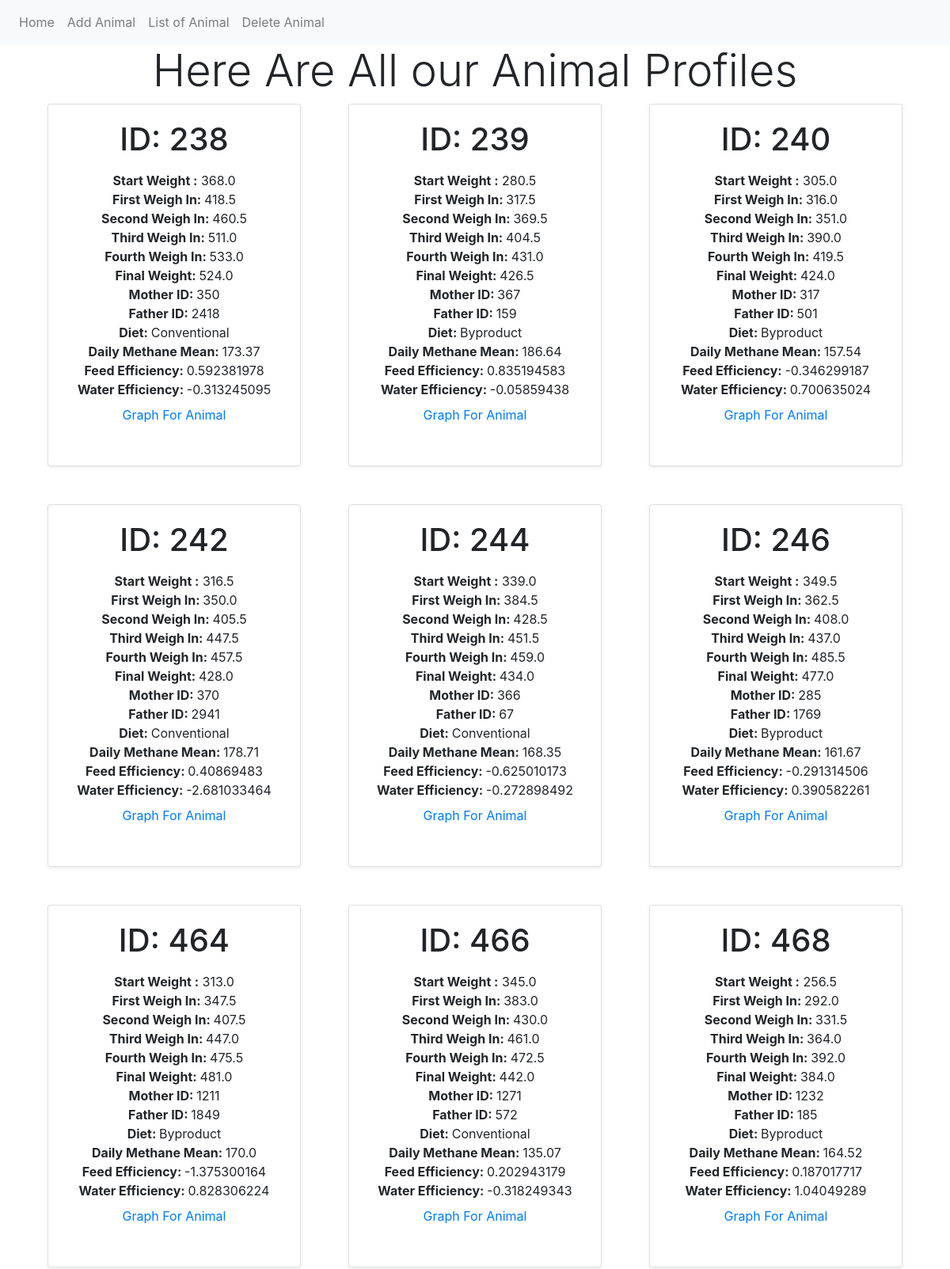
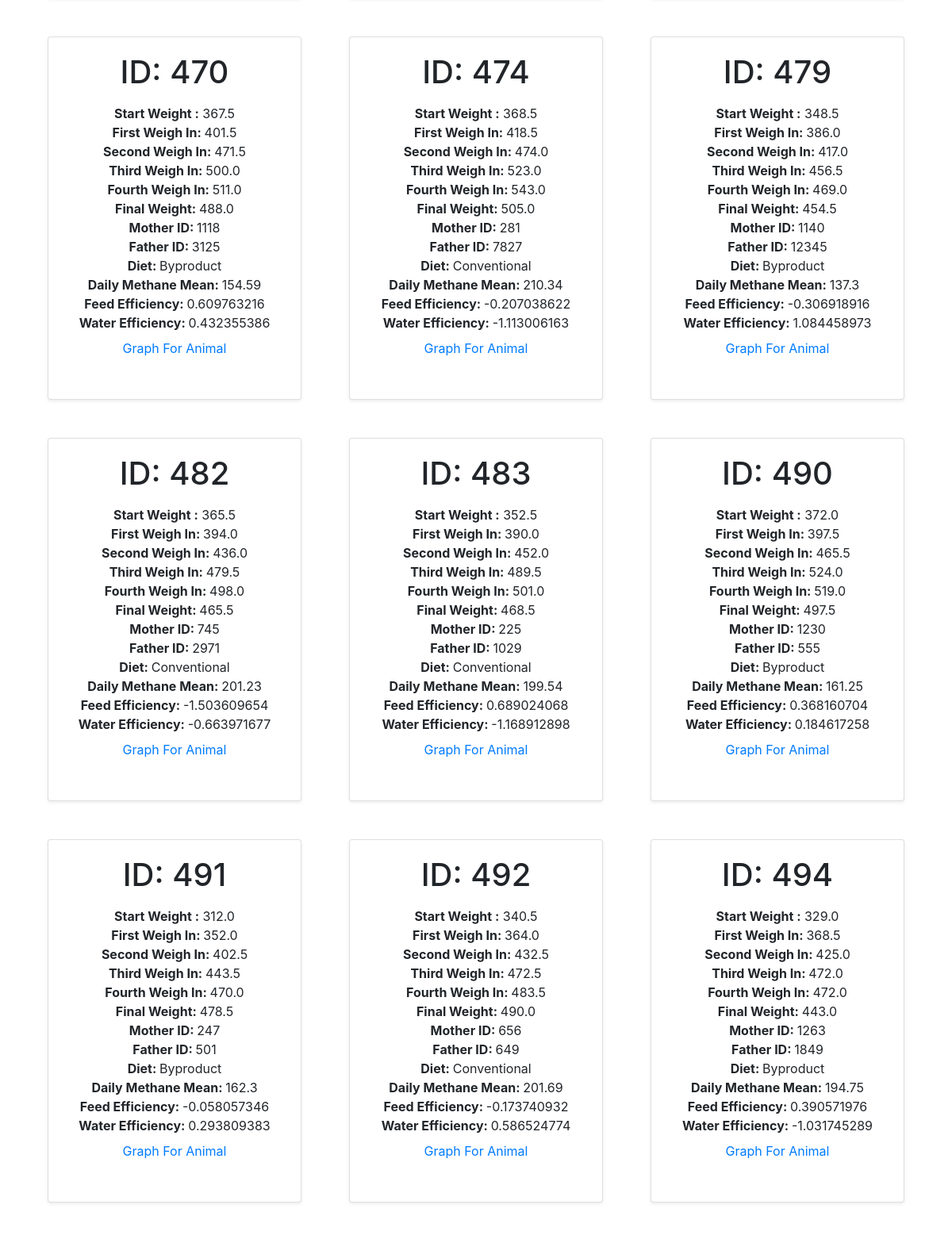
Page /animals/list (upper part) on the committed database (2 pictures, top to bottom).
### myproject/models.py (models this page shows, shortened)
class Animal(db.Model):
    __tablename__ = 'animals'
    animalID = db.Column(db.Integer,primary_key = True)
    startWeight = db.Column(db.Float)
    w1 = db.Column(db.Float)
    w2 = db.Column(db.Float)
    w3 = db.Column(db.Float)
    w4 = db.Column(db.Float)
    finalWeight = db.Column(db.Float)
    motherID = db.Column(db.Integer)
    fatherID = db.Column(db.Integer)
    diet = db.Column(db.Text)
    ch4_daily_mean = db.Column(db.Float)
    feedEfficiency = db.Column(db.Float)
    waterEfficieny = db.Column(db.Float)

### myproject/animals/views.py (the view)
@animals_blueprint.route('/list')
def list():
    animals = Animal.query.all()
    return render_template('list.html', animals=animals)

### myproject/animals/templates/animals/list.html
{% extends 'base.html' %}
{% block content %}
<div class="row text-center">
<div class="col-md-12">
  <h1 class="display-4">Here Are All our Animal Profiles</h1>
</div>
</div>
  <div class="container">
    <div class="card-deck mb-3 text-center">
        {% if animals %}
        {% for animal in animals  %}
        <div class="col-md-6 col-lg-4 mb-4">
          <div class="card mb-4 shadow-sm">
            <div class="card-body">
              <h1 class="card-title pricing-card-title">ID: {{animal.animalID}} </h1>
              <ul class="list-unstyled mt-3 mb-4">
                <li><b>Start Weight :</b> {{animal.startWeight}}</li>
                <li><b>First Weigh In: </b> {{animal.w1}}</li>
                <li><b>Second Weigh In: </b>{{animal.w2}}</li>
                <li><b>Third Weigh In: </b>{{animal.w3}}</li>
                <li><b>Fourth Weigh In: </b>{{animal.w4}}</li>
                <li><b>Final Weight: </b>{{animal.finalWeight}}</li>
                <li><b>Mother ID: </b>{{animal.motherID}}</li>
                <li><b>Father ID: </b>{{animal.fatherID}}</li>
                <li><b>Diet: </b>{{animal.diet}}</li>
                <li><b>Daily Methane Mean: </b>{{animal.ch4_daily_mean}}</li>
                <li><b>Feed Efficiency: </b>{{animal.feedEfficiency}}</li>
                <li><b>Water Efficiency: </b>{{animal.waterEfficieny}}</li>
                <a class="nav-item nav-link" href="{{ url_for('animals.graph' , input_data=animal.animalID ) }}">Graph For Animal</a>
              </ul>
            </div>
          </div>
        </div>
        {%  endfor %}
    {% else %}
          <div class="col-md-12"></div>
          <p>No Animals available</p>
    {% endif %}
      </div>
    </div>
{% endblock  %}

### myproject/templates/base.html (shortened to what this page needs)
<!DOCTYPE html>
<html lang="en">
<head>
    <link rel="stylesheet" href="https://stackpath.bootstrapcdn.com/bootstrap/4.4.1/css/bootstrap.min.css">
</head>
<body>
    <nav class="navbar navbar-expand-lg navbar-light bg-light">
        <div class="navbar-nav">
            <a class="nav-item nav-link" href="{{ url_for('index') }}">Home</a>
            <a class="nav-item nav-link" href="{{ url_for('animals.add') }}">Add Animal</a>
            <a class="nav-item nav-link" href="{{ url_for('animals.list') }}">List of Animal</a>
            <a class="nav-item nav-link" href="{{ url_for('animals.delete') }}">Delete Animal</a>
          </div>
    </nav>
    {% block content %}
    {% endblock %}
</body>
</html>

### rows in the picture
Animal: animalID "238", startWeight "368.0", w1 "418.5", w2 "460.5", w3 "511.0", w4 "533.0", finalWeight "524.0", motherID "350", fatherID "2418", diet "Conventional", ch4_daily_mean "173.37", feedEfficiency "0.592381978", waterEfficieny "-0.313245095"
Animal: animalID "239", startWeight "280.5", w1 "317.5", w2 "369.5", w3 "404.5", w4 "431.0", finalWeight "426.5", motherID "367", fatherID "159", diet "Byproduct", ch4_daily_mean "186.64", feedEfficiency "0.835194583", waterEfficieny "-0.05859438"
Animal: animalID "240", startWeight "305.0", w1 "316.0", w2 "351.0", w3 "390.0", w4 "419.5", finalWeight "424.0", motherID "317", fatherID "501", diet "Byproduct", ch4_daily_mean "157.54", feedEfficiency "-0.346299187", waterEfficieny "0.700635024"
Animal: animalID "242", startWeight "316.5", w1 "350.0", w2 "405.5", w3 "447.5", w4 "457.5", finalWeight "428.0", motherID "370", fatherID "2941", diet "Conventional", ch4_daily_mean "178.71", feedEfficiency "0.40869483", waterEfficieny "-2.681033464"
Animal: animalID "244", startWeight "339.0", w1 "384.5", w2 "428.5", w3 "451.5", w4 "459.0", finalWeight "434.0", motherID "366", fatherID "67", diet "Conventional", ch4_daily_mean "168.35", feedEfficiency "-0.625010173", waterEfficieny "-0.272898492"
Animal: animalID "246", startWeight "349.5", w1 "362.5", w2 "408.0", w3 "437.0", w4 "485.5", finalWeight "477.0", motherID "285", fatherID "1769", diet "Byproduct", ch4_daily_mean "161.67", feedEfficiency "-0.291314506", waterEfficieny "0.390582261"
Animal: animalID "464", startWeight "313.0", w1 "347.5", w2 "407.5", w3 "447.0", w4 "475.5", finalWeight "481.0", motherID "1211", fatherID "1849", diet "Byproduct", ch4_daily_mean "170.0", feedEfficiency "-1.375300164", waterEfficieny "0.828306224"
Animal: animalID "466", startWeight "345.0", w1 "383.0", w2 "430.0", w3 "461.0", w4 "472.5", finalWeight "442.0", motherID "1271", fatherID "572", diet "Conventional", ch4_daily_mean "135.07", feedEfficiency "0.202943179", waterEfficieny "-0.318249343"
Animal: animalID "468", startWeight "256.5", w1 "292.0", w2 "331.5", w3 "364.0", w4 "392.0", finalWeight "384.0", motherID "1232", fatherID "185", diet "Byproduct", ch4_daily_mean "164.52", feedEfficiency "0.187017717", waterEfficieny "1.04049289"
Animal: animalID "470", startWeight "367.5", w1 "401.5", w2 "471.5", w3 "500.0", w4 "511.0", finalWeight "488.0", motherID "1118", fatherID "3125", diet "Byproduct", ch4_daily_mean "154.59", feedEfficiency "0.609763216", waterEfficieny "0.432355386"
Animal: animalID "474", startWeight "368.5", w1 "418.5", w2 "474.0", w3 "523.0", w4 "543.0", finalWeight "505.0", motherID "281", fatherID "7827", diet "Conventional", ch4_daily_mean "210.34", feedEfficiency "-0.207038622", waterEfficieny "-1.113006163"
Animal: animalID "479", startWeight "348.5", w1 "386.0", w2 "417.0", w3 "456.5", w4 "469.0", finalWeight "454.5", motherID "1140", fatherID "12345", diet "Byproduct", ch4_daily_mean "137.3", feedEfficiency "-0.306918916", waterEfficieny "1.084458973"
Animal: animalID "482", startWeight "365.5", w1 "394.0", w2 "436.0", w3 "479.5", w4 "498.0", finalWeight "465.5", motherID "745", fatherID "2971", diet "Conventional", ch4_daily_mean "201.23", feedEfficiency "-1.503609654", waterEfficieny "-0.663971677"
Animal: animalID "483", startWeight "352.5", w1 "390.0", w2 "452.0", w3 "489.5", w4 "501.0", finalWeight "468.5", motherID "225", fatherID "1029", diet "Conventional", ch4_daily_mean "199.54", feedEfficiency "0.689024068", waterEfficieny "-1.168912898"
Animal: animalID "490", startWeight "372.0", w1 "397.5", w2 "465.5", w3 "524.0", w4 "519.0", finalWeight "497.5", motherID "1230", fatherID "555", diet "Byproduct", ch4_daily_mean "161.25", feedEfficiency "0.368160704", waterEfficieny "0.184617258"
Animal: animalID "491", startWeight "312.0", w1 "352.0", w2 "402.5", w3 "443.5", w4 "470.0", finalWeight "478.5", motherID "247", fatherID "501", diet "Byproduct", ch4_daily_mean "162.3", feedEfficiency "-0.058057346", waterEfficieny "0.293809383"
Animal: animalID "492", startWeight "340.5", w1 "364.0", w2 "432.5", w3 "472.5", w4 "483.5", finalWeight "490.0", motherID "656", fatherID "649", diet "Conventional", ch4_daily_mean "201.69", feedEfficiency "-0.173740932", waterEfficieny "0.586524774"
Animal: animalID "494", startWeight "329.0", w1 "368.5", w2 "425.0", w3 "472.0", w4 "472.0", finalWeight "443.0", motherID "1263", fatherID "1849", diet "Byproduct", ch4_daily_mean "194.75", feedEfficiency "0.390571976", waterEfficieny "-1.031745289"
